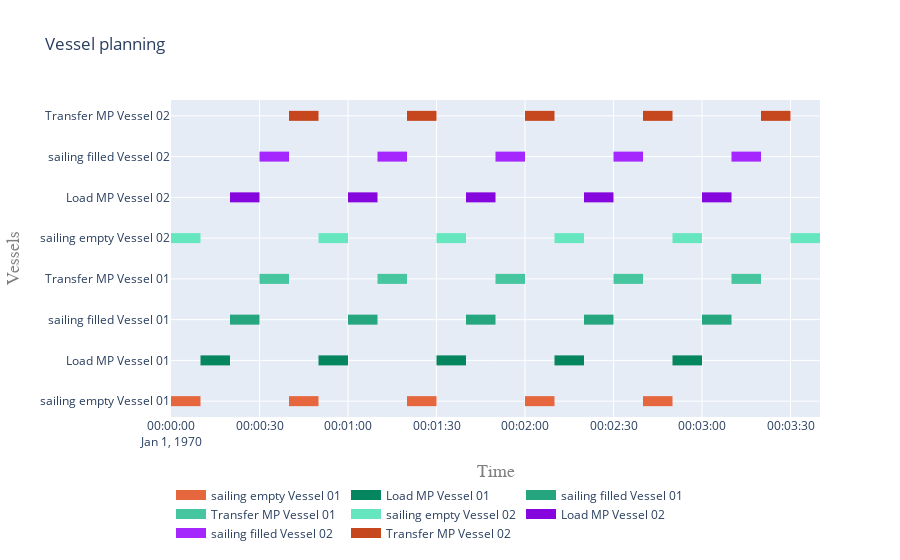

Write notebook code for a chart like this one.
### Code cell
acts = []
for proc in processes:
    acts.extend(proc.sub_processes[0].sub_processes)
    
plot.vessel_planning([
    *acts
])

### Figure 1 — Plotly figure (JSON) as saved in the notebook; plotly's stock layout.template omitted (floating-point values rounded to 4 significant figures)
{"data": [{"connectgaps": false, "hoverinfo": "y+name", "line": {"color": "rgb(230,102,62)", "width": 10}, "mode": "lines", "name": "sailing empty Vessel 01", "type": "scatter", "x": ["1970-01-01T00:00:00", "1970-01-01T00:00:00", "1970-01-01T00:00:10", "1970-01-01T00:00:10", "1970-01-01T00:00:10", "1970-01-01T00:00:40", "1970-01-01T00:00:40", "1970-01-01T00:00:50", "1970-01-01T00:00:50", "1970-01-01T00:00:50", "1970-01-01T00:01:20", "1970-01-01T00:01:20", "1970-01-01T00:01:30", "1970-01-01T00:01:30", "1970-01-01T00:01:30", "1970-01-01T00:02:00", "1970-01-01T00:02:00", "1970-01-01T00:02:10", "1970-01-01T00:02:10", "1970-01-01T00:02:10", "1970-01-01T00:02:40", "1970-01-01T00:02:40", "1970-01-01T00:02:50", "1970-01-01T00:02:50", "1970-01-01T00:02:50"], "y": ["sailing empty Vessel 01", "sailing empty Vessel 01", "sailing empty Vessel 01", "sailing empty Vessel 01", null, "sailing empty Vessel 01", "sailing empty Vessel 01", "sailing empty Vessel 01", "sailing empty Vessel 01", null, "sailing empty Vessel 01", "sailing empty Vessel 01", "sailing empty Vessel 01", "sailing empty Vessel 01", null, "sailing empty Vessel 01", "sailing empty Vessel 01", "sailing empty Vessel 01", "sailing empty Vessel 01", null, "sailing empty Vessel 01", "sailing empty Vessel 01", "sailing empty Vessel 01", "sailing empty Vessel 01", null]}, {"connectgaps": false, "hoverinfo": "y+name", "line": {"color": "rgb(6,134,94)", "width": 10}, "mode": "lines", "name": "Load MP Vessel 01", "type": "scatter", "x": ["1970-01-01T00:00:10", "1970-01-01T00:00:10", "1970-01-01T00:00:20", "1970-01-01T00:00:20", "1970-01-01T00:00:20", "1970-01-01T00:00:50", "1970-01-01T00:00:50", "1970-01-01T00:01:00", "1970-01-01T00:01:00", "1970-01-01T00:01:00", "1970-01-01T00:01:30", "1970-01-01T00:01:30", "1970-01-01T00:01:40", "1970-01-01T00:01:40", "1970-01-01T00:01:40", "1970-01-01T00:02:10", "1970-01-01T00:02:10", "1970-01-01T00:02:20", "1970-01-01T00:02:20", "1970-01-01T00:02:20", "1970-01-01T00:02:50", "1970-01-01T00:02:50", "1970-01-01T00:03:00", "1970-01-01T00:03:00", "1970-01-01T00:03:00"], "y": ["Load MP Vessel 01", "Load MP Vessel 01", "Load MP Vessel 01", "Load MP Vessel 01", null, "Load MP Vessel 01", "Load MP Vessel 01", "Load MP Vessel 01", "Load MP Vessel 01", null, "Load MP Vessel 01", "Load MP Vessel 01", "Load MP Vessel 01", "Load MP Vessel 01", null, "Load MP Vessel 01", "Load MP Vessel 01", "Load MP Vessel 01", "Load MP Vessel 01", null, "Load MP Vessel 01", "Load MP Vessel 01", "Load MP Vessel 01", "Load MP Vessel 01", null]}, {"connectgaps": false, "hoverinfo": "y+name", "line": {"color": "rgb(38,166,126)", "width": 10}, "mode": "lines", "name": "sailing filled Vessel 01", "type": "scatter", "x": ["1970-01-01T00:00:20", "1970-01-01T00:00:20", "1970-01-01T00:00:30", "1970-01-01T00:00:30", "1970-01-01T00:00:30", "1970-01-01T00:01:00", "1970-01-01T00:01:00", "1970-01-01T00:01:10", "1970-01-01T00:01:10", "1970-01-01T00:01:10", "1970-01-01T00:01:40", "1970-01-01T00:01:40", "1970-01-01T00:01:50", "1970-01-01T00:01:50", "1970-01-01T00:01:50", "1970-01-01T00:02:20", "1970-01-01T00:02:20", "1970-01-01T00:02:30", "1970-01-01T00:02:30", "1970-01-01T00:02:30", "1970-01-01T00:03:00", "1970-01-01T00:03:00", "1970-01-01T00:03:10", "1970-01-01T00:03:10", "1970-01-01T00:03:10"], "y": ["sailing filled Vessel 01", "sailing filled Vessel 01", "sailing filled Vessel 01", "sailing filled Vessel 01", null, "sailing filled Vessel 01", "sailing filled Vessel 01", "sailing filled Vessel 01", "sailing filled Vessel 01", null, "sailing filled Vessel 01", "sailing filled Vessel 01", "sailing filled Vessel 01", "sailing filled Vessel 01", null, "sailing filled Vessel 01", "sailing filled Vessel 01", "sailing filled Vessel 01", "sailing filled Vessel 01", null, "sailing filled Vessel 01", "sailing filled Vessel 01", "sailing filled Vessel 01", "sailing filled Vessel 01", null]}, {"connectgaps": false, "hoverinfo": "y+name", "line": {"color": "rgb(70,198,158)", "width": 10}, "mode": "lines", "name": "Transfer MP Vessel 01", "type": "scatter", "x": ["1970-01-01T00:00:30", "1970-01-01T00:00:30", "1970-01-01T00:00:40", "1970-01-01T00:00:40", "1970-01-01T00:00:40", "1970-01-01T00:01:10", "1970-01-01T00:01:10", "1970-01-01T00:01:20", "1970-01-01T00:01:20", "1970-01-01T00:01:20", "1970-01-01T00:01:50", "1970-01-01T00:01:50", "1970-01-01T00:02:00", "1970-01-01T00:02:00", "1970-01-01T00:02:00", "1970-01-01T00:02:30", "1970-01-01T00:02:30", "1970-01-01T00:02:40", "1970-01-01T00:02:40", "1970-01-01T00:02:40", "1970-01-01T00:03:10", "1970-01-01T00:03:10", "1970-01-01T00:03:20", "1970-01-01T00:03:20", "1970-01-01T00:03:20"], "y": ["Transfer MP Vessel 01", "Transfer MP Vessel 01", "Transfer MP Vessel 01", "Transfer MP Vessel 01", null, "Transfer MP Vessel 01", "Transfer MP Vessel 01", "Transfer MP Vessel 01", "Transfer MP Vessel 01", null, "Transfer MP Vessel 01", "Transfer MP Vessel 01", "Transfer MP Vessel 01", "Transfer MP Vessel 01", null, "Transfer MP Vessel 01", "Transfer MP Vessel 01", "Transfer MP Vessel 01", "Transfer MP Vessel 01", null, "Transfer MP Vessel 01", "Transfer MP Vessel 01", "Transfer MP Vessel 01", "Transfer MP Vessel 01", null]}, {"connectgaps": false, "hoverinfo": "y+name", "line": {"color": "rgb(102,230,190)", "width": 10}, "mode": "lines", "name": "sailing empty Vessel 02", "type": "scatter", "x": ["1970-01-01T00:00:00", "1970-01-01T00:00:00", "1970-01-01T00:00:10", "1970-01-01T00:00:10", "1970-01-01T00:00:10", "1970-01-01T00:00:50", "1970-01-01T00:00:50", "1970-01-01T00:01:00", "1970-01-01T00:01:00", "1970-01-01T00:01:00", "1970-01-01T00:01:30", "1970-01-01T00:01:30", "1970-01-01T00:01:40", "1970-01-01T00:01:40", "1970-01-01T00:01:40", "1970-01-01T00:02:10", "1970-01-01T00:02:10", "1970-01-01T00:02:20", "1970-01-01T00:02:20", "1970-01-01T00:02:20", "1970-01-01T00:02:50", "1970-01-01T00:02:50", "1970-01-01T00:03:00", "1970-01-01T00:03:00", "1970-01-01T00:03:00", "1970-01-01T00:03:30", "1970-01-01T00:03:30", "1970-01-01T00:03:40", "1970-01-01T00:03:40", "1970-01-01T00:03:40"], "y": ["sailing empty Vessel 02", "sailing empty Vessel 02", "sailing empty Vessel 02", "sailing empty Vessel 02", null, "sailing empty Vessel 02", "sailing empty Vessel 02", "sailing empty Vessel 02", "sailing empty Vessel 02", null, "sailing empty Vessel 02", "sailing empty Vessel 02", "sailing empty Vessel 02", "sailing empty Vessel 02", null, "sailing empty Vessel 02", "sailing empty Vessel 02", "sailing empty Vessel 02", "sailing empty Vessel 02", null, "sailing empty Vessel 02", "sailing empty Vessel 02", "sailing empty Vessel 02", "sailing empty Vessel 02", null, "sailing empty Vessel 02", "sailing empty Vessel 02", "sailing empty Vessel 02", "sailing empty Vessel 02", null]}, {"connectgaps": false, "hoverinfo": "y+name", "line": {"color": "rgb(134,6,222)", "width": 10}, "mode": "lines", "name": "Load MP Vessel 02", "type": "scatter", "x": ["1970-01-01T00:00:20", "1970-01-01T00:00:20", "1970-01-01T00:00:30", "1970-01-01T00:00:30", "1970-01-01T00:00:30", "1970-01-01T00:01:00", "1970-01-01T00:01:00", "1970-01-01T00:01:10", "1970-01-01T00:01:10", "1970-01-01T00:01:10", "1970-01-01T00:01:40", "1970-01-01T00:01:40", "1970-01-01T00:01:50", "1970-01-01T00:01:50", "1970-01-01T00:01:50", "1970-01-01T00:02:20", "1970-01-01T00:02:20", "1970-01-01T00:02:30", "1970-01-01T00:02:30", "1970-01-01T00:02:30", "1970-01-01T00:03:00", "1970-01-01T00:03:00", "1970-01-01T00:03:10", "1970-01-01T00:03:10", "1970-01-01T00:03:10"], "y": ["Load MP Vessel 02", "Load MP Vessel 02", "Load MP Vessel 02", "Load MP Vessel 02", null, "Load MP Vessel 02", "Load MP Vessel 02", "Load MP Vessel 02", "Load MP Vessel 02", null, "Load MP Vessel 02", "Load MP Vessel 02", "Load MP Vessel 02", "Load MP Vessel 02", null, "Load MP Vessel 02", "Load MP Vessel 02", "Load MP Vessel 02", "Load MP Vessel 02", null, "Load MP Vessel 02", "Load MP Vessel 02", "Load MP Vessel 02", "Load MP Vessel 02", null]}, {"connectgaps": false, "hoverinfo": "y+name", "line": {"color": "rgb(166,38,254)", "width": 10}, "mode": "lines", "name": "sailing filled Vessel 02", "type": "scatter", "x": ["1970-01-01T00:00:30", "1970-01-01T00:00:30", "1970-01-01T00:00:40", "1970-01-01T00:00:40", "1970-01-01T00:00:40", "1970-01-01T00:01:10", "1970-01-01T00:01:10", "1970-01-01T00:01:20", "1970-01-01T00:01:20", "1970-01-01T00:01:20", "1970-01-01T00:01:50", "1970-01-01T00:01:50", "1970-01-01T00:02:00", "1970-01-01T00:02:00", "1970-01-01T00:02:00", "1970-01-01T00:02:30", "1970-01-01T00:02:30", "1970-01-01T00:02:40", "1970-01-01T00:02:40", "1970-01-01T00:02:40", "1970-01-01T00:03:10", "1970-01-01T00:03:10", "1970-01-01T00:03:20", "1970-01-01T00:03:20", "1970-01-01T00:03:20"], "y": ["sailing filled Vessel 02", "sailing filled Vessel 02", "sailing filled Vessel 02", "sailing filled Vessel 02", null, "sailing filled Vessel 02", "sailing filled Vessel 02", "sailing filled Vessel 02", "sailing filled Vessel 02", null, "sailing filled Vessel 02", "sailing filled Vessel 02", "sailing filled Vessel 02", "sailing filled Vessel 02", null, "sailing filled Vessel 02", "sailing filled Vessel 02", "sailing filled Vessel 02", "sailing filled Vessel 02", null, "sailing filled Vessel 02", "sailing filled Vessel 02", "sailing filled Vessel 02", "sailing filled Vessel 02", null]}, {"connectgaps": false, "hoverinfo": "y+name", "line": {"color": "rgb(198,70,30)", "width": 10}, "mode": "lines", "name": "Transfer MP Vessel 02", "type": "scatter", "x": ["1970-01-01T00:00:40", "1970-01-01T00:00:40", "1970-01-01T00:00:50", "1970-01-01T00:00:50", "1970-01-01T00:00:50", "1970-01-01T00:01:20", "1970-01-01T00:01:20", "1970-01-01T00:01:30", "1970-01-01T00:01:30", "1970-01-01T00:01:30", "1970-01-01T00:02:00", "1970-01-01T00:02:00", "1970-01-01T00:02:10", "1970-01-01T00:02:10", "1970-01-01T00:02:10", "1970-01-01T00:02:40", "1970-01-01T00:02:40", "1970-01-01T00:02:50", "1970-01-01T00:02:50", "1970-01-01T00:02:50", "1970-01-01T00:03:20", "1970-01-01T00:03:20", "1970-01-01T00:03:30", "1970-01-01T00:03:30", "1970-01-01T00:03:30"], "y": ["Transfer MP Vessel 02", "Transfer MP Vessel 02", "Transfer MP Vessel 02", "Transfer MP Vessel 02", null, "Transfer MP Vessel 02", "Transfer MP Vessel 02", "Transfer MP Vessel 02", "Transfer MP Vessel 02", null, "Transfer MP Vessel 02", "Transfer MP Vessel 02", "Transfer MP Vessel 02", "Transfer MP Vessel 02", null, "Transfer MP Vessel 02", "Transfer MP Vessel 02", "Transfer MP Vessel 02", "Transfer MP Vessel 02", null, "Transfer MP Vessel 02", "Transfer MP Vessel 02", "Transfer MP Vessel 02", "Transfer MP Vessel 02", null]}], "layout": {"hovermode": "closest", "legend": {"orientation": "h", "x": 0, "y": -0.2}, "title": {"text": "Vessel planning"}, "xaxis": {"range": ["1970-01-01T00:00:00", "1970-01-01T00:03:40"], "title": {"font": {"color": "#7f7f7f", "family": "Courier New, monospace", "size": 18}, "text": "Time"}}, "yaxis": {"title": {"font": {"color": "#7f7f7f", "family": "Courier New, monospace", "size": 18}, "text": "Vessels"}}}}
